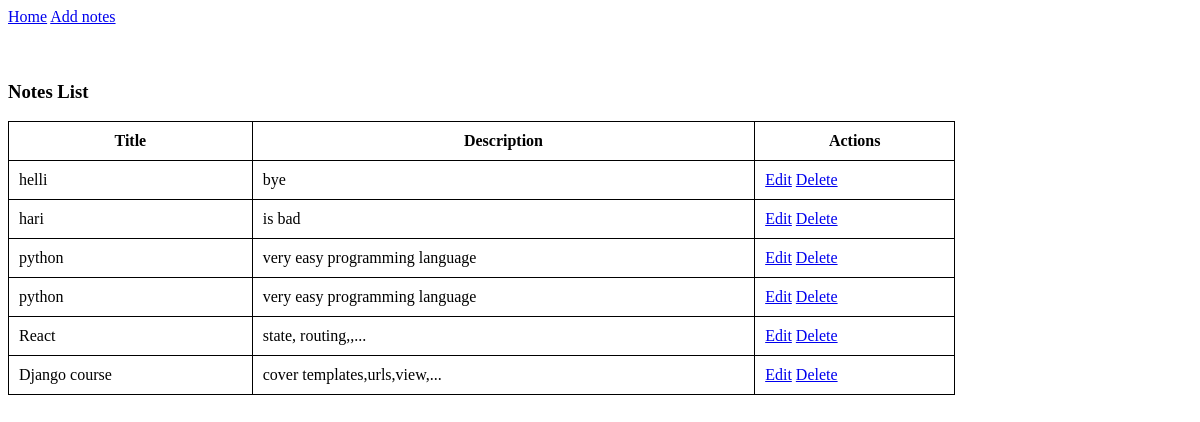
/notes/, run on an earlier commit of the app's database.
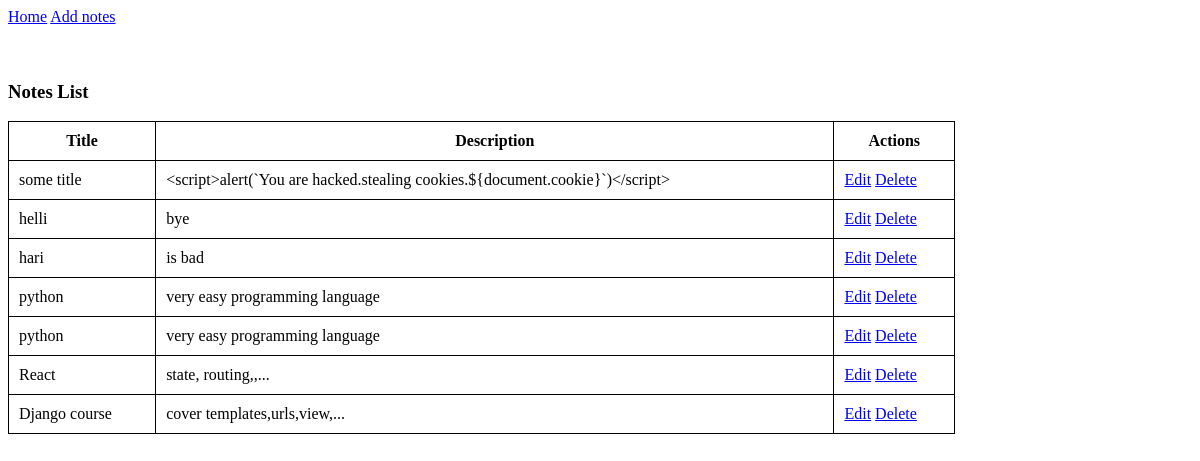
And on a later commit of the database.
### notes/models.py (models this page shows, shortened)
class Note(models.Model):
    title = models.CharField(max_length=100)
    description = models.TextField()

### notes/views.py (the view)
# urls.py: path('', views.index,name="index"),
def index(request):
    notes = Note.objects.all().order_by('-id')
    return render(request, "notes/index.html",{
        'notes': notes
    })

### notes/templates/notes/index.html (shortened to what this page needs)
{% extends "notes/base.html" %}
{% block content %}
    <h3>Notes List</h3>
    <table>
        <tr>
            <th>Title</th>
            <th>Description</th>
            <th>Actions</th>
        </tr>
        {% for n in notes %}
            <tr>
                <td>{{ n.title }}</td>
                <td>{{ n.description }}</td>
                <td>
                    <a href="#">Edit</a>
                    <a href="{% url 'notes:delete' n.id %}"
                       onclick="return confirm('are you sure?')">Delete</a>
                </td>
            </tr>
        {% endfor %}
    </table>
{% endblock content %}

What changed in the data, as far as the page shows it:
added Note: title "some title", description "<script>alert(`You are hacked.stealing cookies.${document.cookie}`)</script>"
